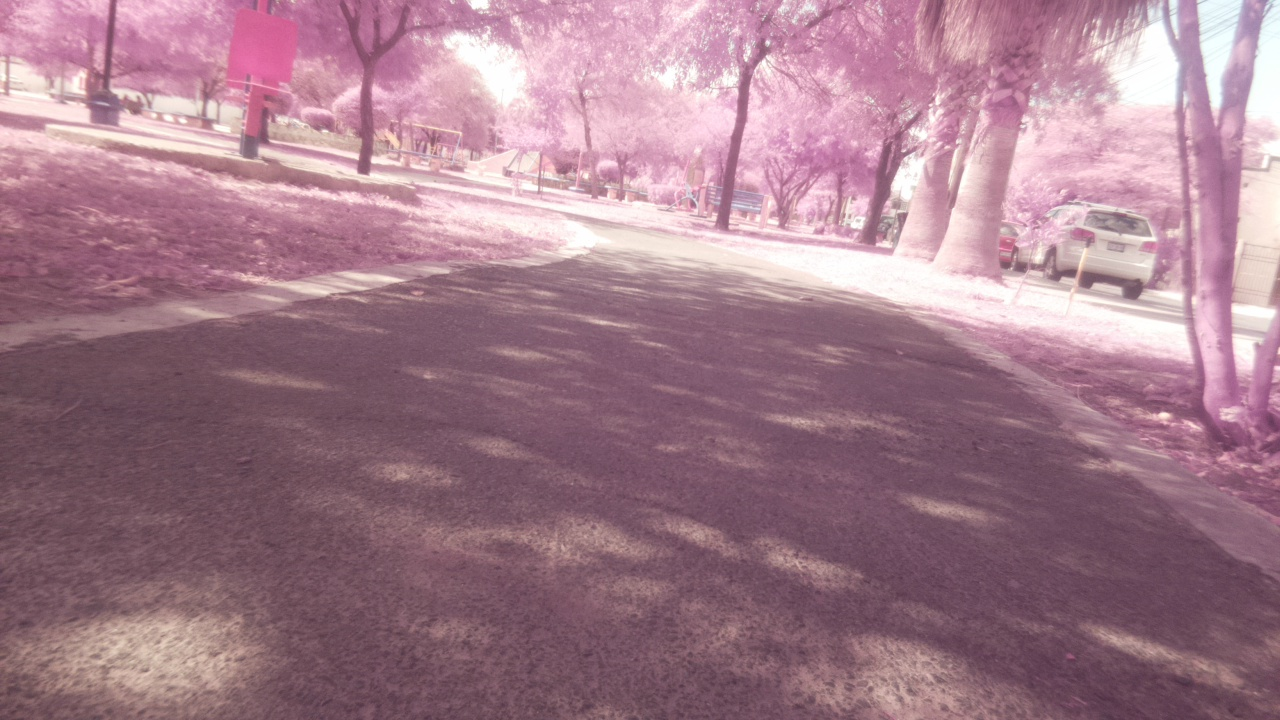
#> input picture Charrito/Log01/CharritoPic_10.jpg, 1280 x 720 px, given in place of the camera
$ python 'Ejercicio06 - HoughLines.py'
#> lines starting #> are read from the running program, lines starting #| are printed output that depends on the picture; after the words box and inside, x2 and y2 are one past the last pixel; in counts of white or black regions, pixels touching at a corner belong together
# Ejercicio 06 - Hough Lines
# https://opencv-python-tutroals.readthedocs.io/en/latest/py_tutorials/py_gui/py_video_display/py_video_display.html
# Daniel Velazquez Oct 18

import numpy as np
import cv2
#from matplotlib import pyplot as plt

cap = cv2.VideoCapture(0)


while (True):
	ret, frame = cap.read()
#> frame is the input picture: shape (720, 1280, 3); mean B, G, R 138.8, 124.2, 162.7
	# COLOR SPACE
	frame=cv2.cvtColor(frame, cv2.COLOR_BGR2HSV)
#> frame: shape (720, 1280, 3); mean H, S, V 153, 65.2, 162.8

	#RED EXTRACT
	lower_red = np.array([0,50,50]) 	#example value
	upper_red = np.array([10,255,255]) 	#example value
	mask = cv2.inRange(frame, lower_red, upper_red)
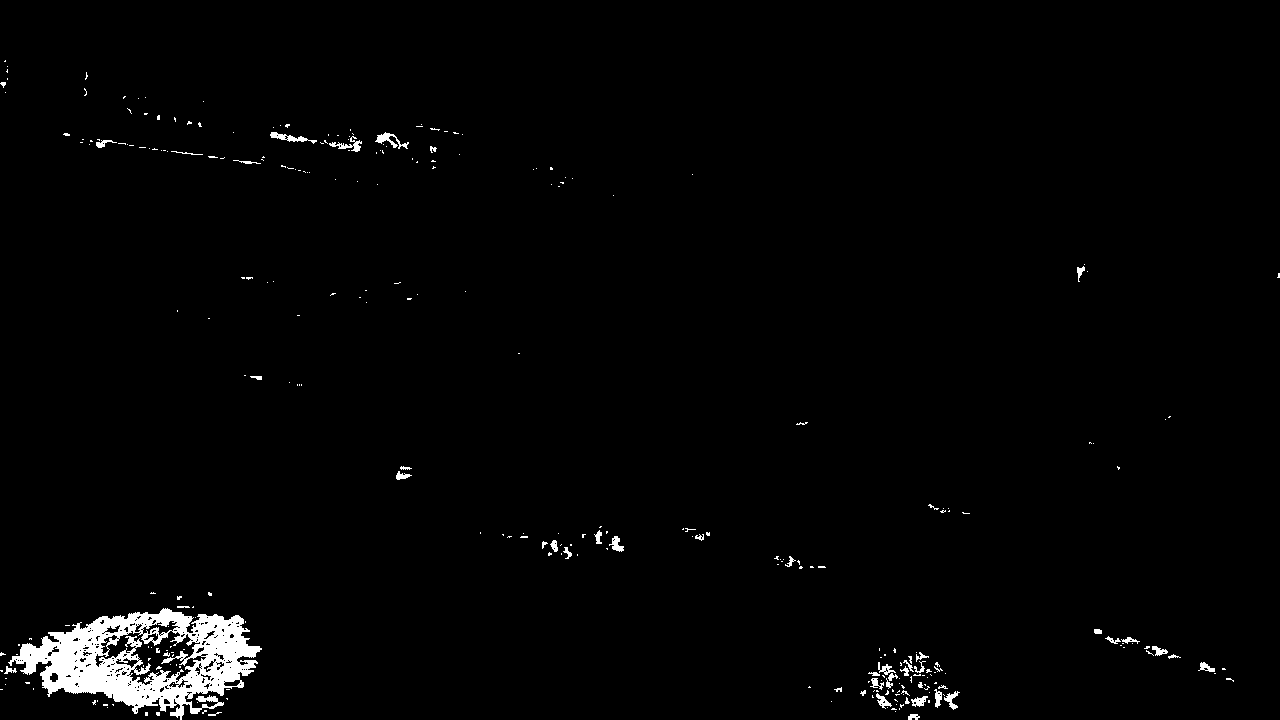
#> mask: shape (720, 1280); 1.9% white; 299 white regions (250 under 20 px), largest, box (x1, y1, x2, y2) and area: (8, 608, 262, 720) 13066, (375, 132, 409, 149) 198, (270, 132, 317, 144) 194
	img_result = cv2.bitwise_and(frame, frame, mask=mask)
#> img_result: shape (720, 1280, 3); mean H, S, V 0.1, 1, 3.2

	img_result=cv2.cvtColor(frame, cv2.COLOR_BGR2GRAY)
#> img_result: shape (720, 1280)

	# THRESHOLDING
	retval, img_result = cv2.threshold(img_result,120,255,cv2.THRESH_BINARY)
#> img_result: shape (720, 1280); 13.3% white; 1330 white regions (1196 under 20 px), largest, box (x1, y1, x2, y2) and area: (0, 0, 475, 155) 43171, (734, 0, 1054, 219) 34525, (0, 155, 405, 250) 11079

	# FILTERING
	median = cv2.medianBlur(img_result,5)	# esta tiene dos lineas blancas con madres
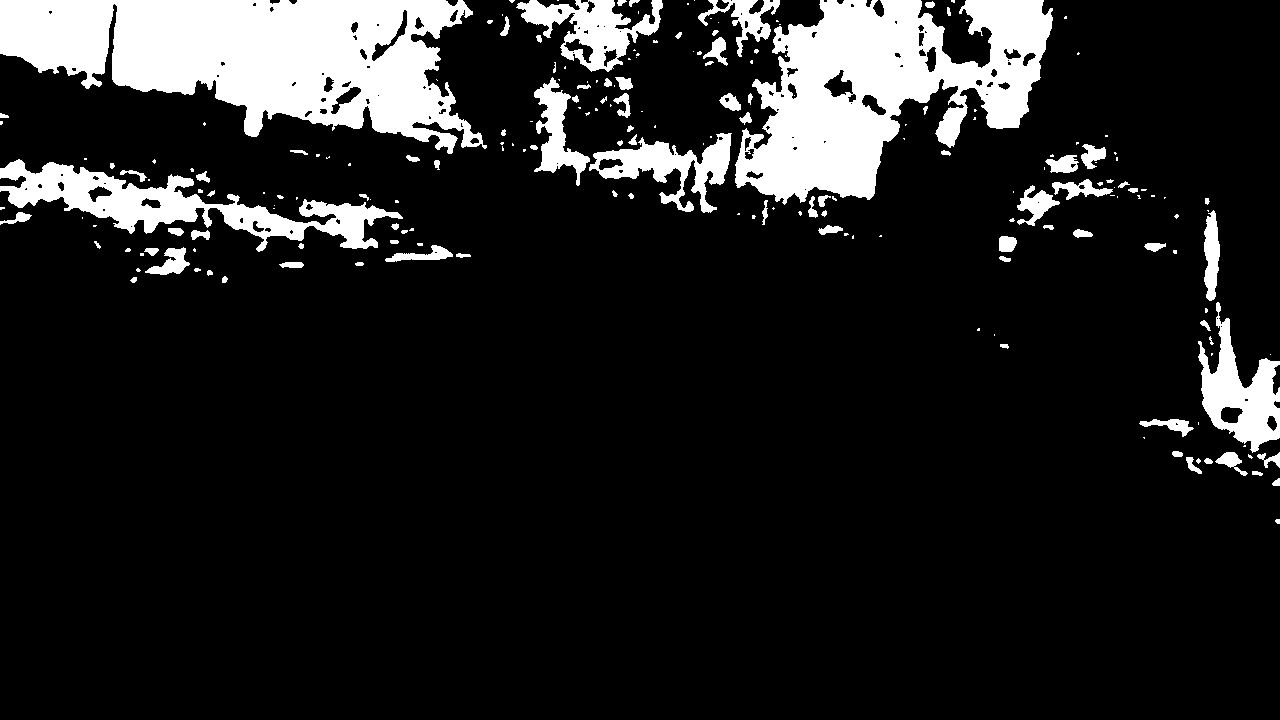
#> median: shape (720, 1280); 13% white; 207 white regions (111 under 20 px), largest, box (x1, y1, x2, y2) and area: (0, 0, 487, 154) 44316, (735, 0, 1053, 205) 35391, (0, 159, 403, 252) 11550

	# FIND LINES
	rho = 100  # distance resolution in pixels of the Hough grid
	theta = np.pi / 180  # angular resolution in radians of the Hough grid
	threshold = 100  # minimum number of votes (intersections in Hough grid cell)
	min_line_length = 200  # minimum number of pixels making up a line
	max_line_gap = 50  # maximum gap in pixels between connectable line segments
	line_image = np.copy(median) * 0
#> line_image: shape (720, 1280); every value is 0
	lines = cv2.HoughLinesP(median, rho, theta, threshold, np.array([]),min_line_length, max_line_gap)
#> lines = 91 rows, first 6: [0, 1, 448, 88], [740, 117, 1049, 34], [68, 75, 450, 108], [542, 161, 881, 149], [8, 186, 377, 244], [376, 0, 629, 58]
	for line in lines:
		for x1,y1,x2,y2 in line:
			cv2.line(line_image,(x1,y1),(x2,y2),(255,0,255),5)
#> this loop made 91 passes
#> line on passes 1 to 12: [[0, 1, 448, 88]], [[740, 117, 1049, 34]], [[68, 75, 450, 108]], [[542, 161, 881, 149]], [[8, 186, 377, 244]], [[376, 0, 629, 58]], [[845, 0, 1077, 194]], [[70, 165, 445, 258]], [[624, 0, 875, 175]], [[633, 0, 877, 164]], [[822, 8, 1110, 195]], [[0, 16, 915, 0]]
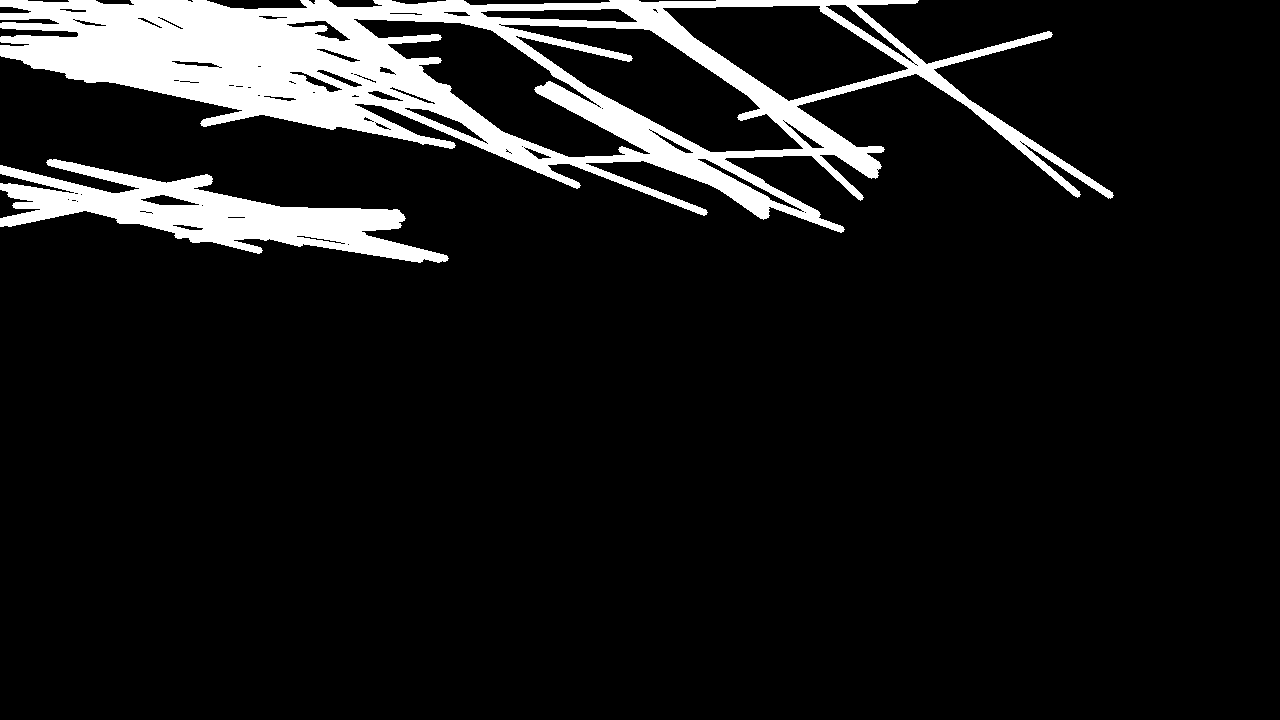
#> line_image: shape (720, 1280); 9.9% white; 2 white regions, box (x1, y1, x2, y2) and area: (0, 0, 1114, 233) 73439, (0, 159, 449, 263) 17469
	print(len(lines),lines)
#> (printed output is left out)
	lines_edges = cv2.addWeighted(median, 0.8, line_image, 1, 0)
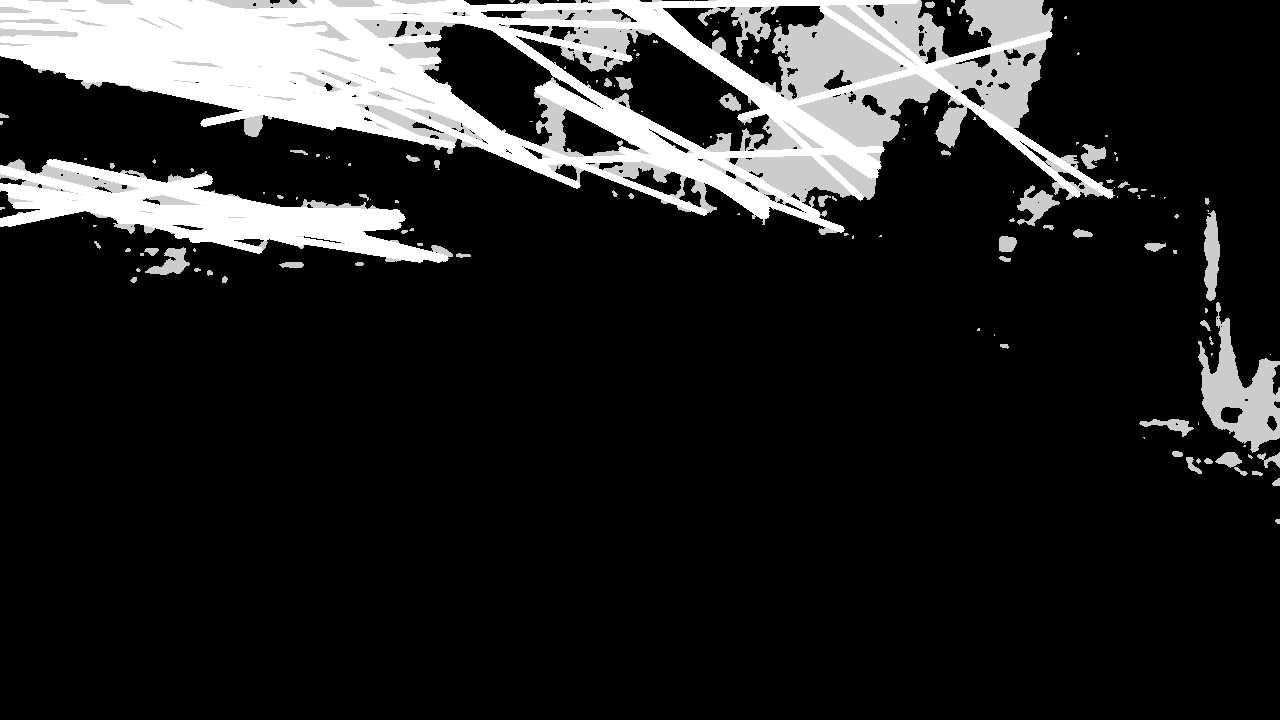
#> lines_edges: shape (720, 1280); min 0, max 255, mean 37.9


	cv2.imshow("Camera", line_image)
	#raw_input("Press Enter to continue ...")

	if cv2.waitKey(1) & 0xFF == ord('q'):
#> (key q is pressed here)
		break

# When everything done, release the capture
cap.release()
cv2.destroyAllWindows()
